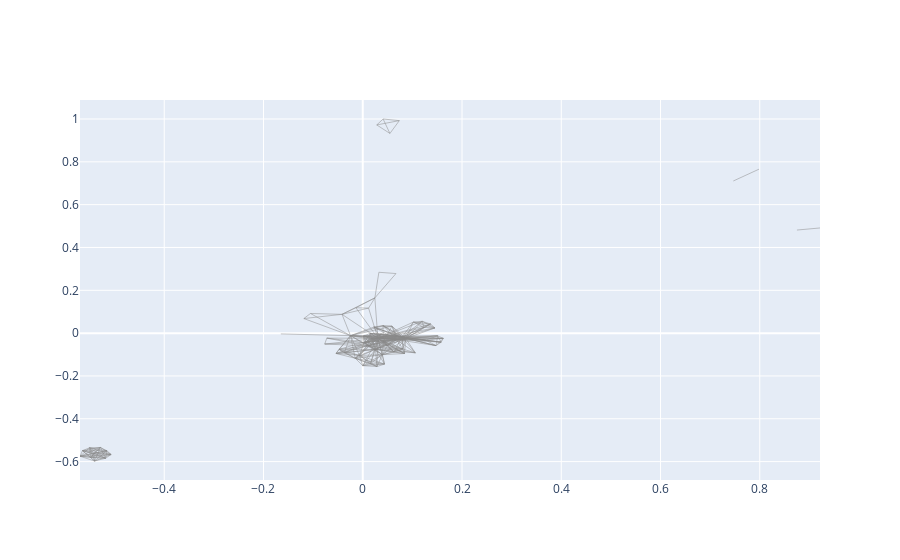

Notebook code for this chart:
### Code cell
fig = go.Figure(edge_trace)
fig.show()

### Figure 1 — Plotly figure (JSON) as saved in the notebook; plotly's stock layout.template omitted (floating-point values rounded to 4 significant figures; data arrays with more than 128 entries replaced by an {"elided": "..."} marker saying what was removed)
{"data": [{"hoverinfo": "none", "line": {"color": "#888", "width": 0.5}, "mode": "lines", "type": "scatter", "x": {"elided": "1047 float values"}, "y": {"elided": "1047 float values"}}], "layout": {"autosize": true, "xaxis": {"autorange": true, "range": [-0.5697, 0.9214], "type": "linear"}, "yaxis": {"autorange": true, "range": [-0.6859, 1.089], "type": "linear"}}}
